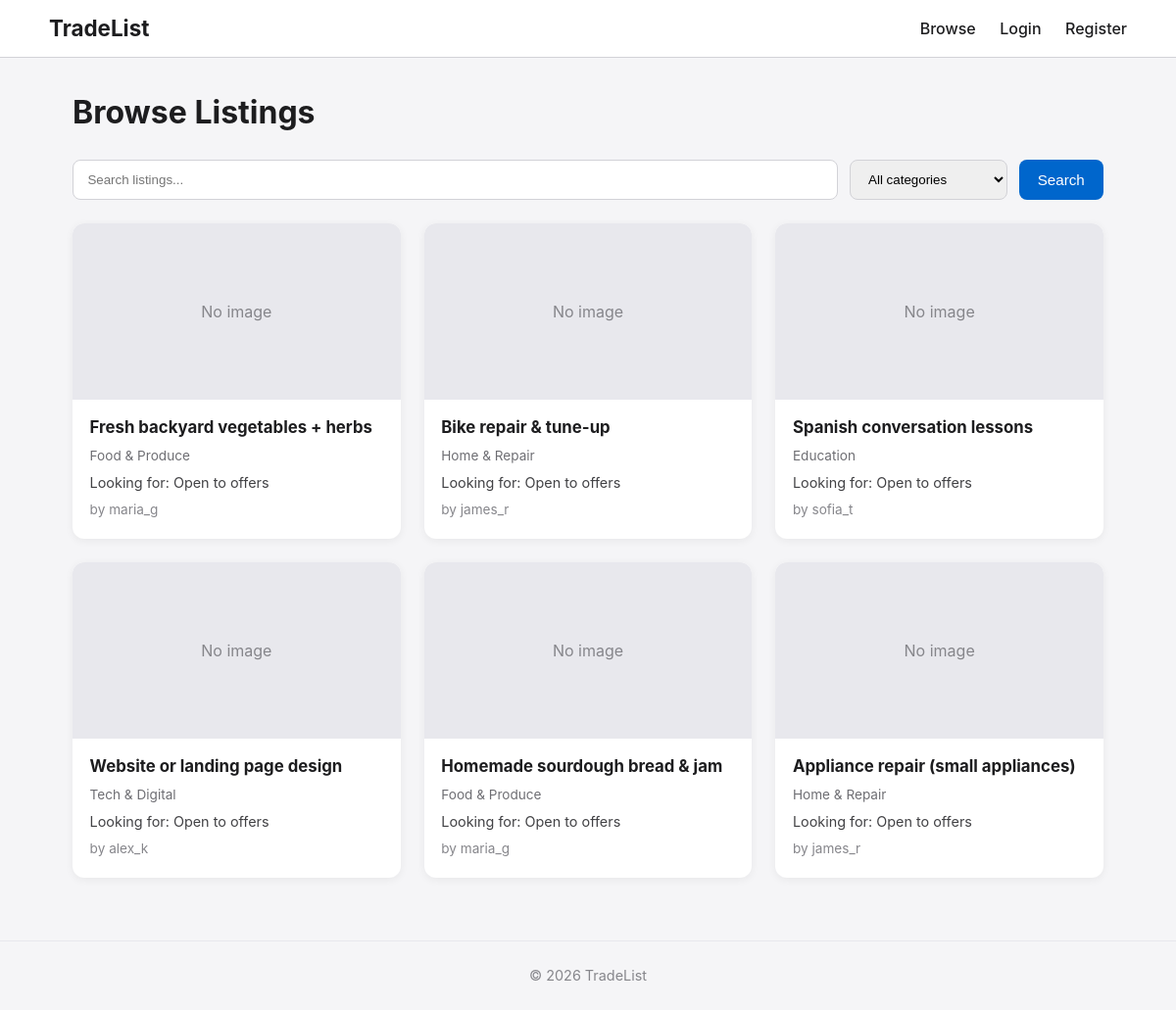
Screenshot of /browse with the database file from the repository.
### tables this page shows
CREATE TABLE listings (
            id INTEGER PRIMARY KEY AUTOINCREMENT,
            user_id INTEGER NOT NULL,
            title TEXT NOT NULL,
            description TEXT NOT NULL,
            listing_type TEXT NOT NULL,  -- 'service_for_goods' or 'goods_for_service'
            category TEXT,
            location TEXT,
            what_i_offer TEXT,
            what_i_want TEXT,
            status TEXT DEFAULT 'open',
            created_at TIMESTAMP DEFAULT CURRENT_TIMESTAMP,
            FOREIGN KEY (user_id) REFERENCES users (id)
        );

CREATE TABLE users (
            id INTEGER PRIMARY KEY AUTOINCREMENT,
            username TEXT UNIQUE NOT NULL,
            email TEXT UNIQUE NOT NULL,
            password_hash TEXT NOT NULL,
            location TEXT,
            bio TEXT,
            created_at TIMESTAMP DEFAULT CURRENT_TIMESTAMP
        );

### app.py (the view)
@app.route("/")
@app.route("/browse")
def browse():
    db = get_db()
    q = request.args.get("q", "").strip()
    category = request.args.get("category", "").strip()
    query = """
        SELECT listings.*, users.username
        FROM listings
        JOIN users ON listings.user_id = users.id
        WHERE 1=1
    """
    params = []
    if q:
        query += " AND (listings.title LIKE ? OR listings.description LIKE ?)"
        params.extend([f"%{q}%", f"%{q}%"])
    if category:
        query += " AND listings.category = ?"
        params.append(category)
    query += " ORDER BY listings.created_at DESC"
    listings = db.execute(query, params).fetchall()
    return render_template("browse.html", listings=listings, q=q, category=category)

### app.py (called while the page is built)
def get_db():
    db = getattr(g, "_database", None)
    if db is None:
        db = g._database = sqlite3.connect(DATABASE)
        db.row_factory = sqlite3.Row
    return db

@app.teardown_appcontext
def close_connection(exception):
    db = getattr(g, "_database", None)
    if db is not None:
        db.close()

@app.before_request
def load_logged_in_user():
    user_id = session.get("user_id")
    if user_id is None:
        g.user = None
    else:
        try:
            db = get_db()
            g.user = db.execute("SELECT * FROM users WHERE id = ?", (user_id,)).fetchone()
        except:
            g.user = None

### templates/browse.html (shortened to what this page needs)
{% extends "base.html" %}
{% block content %}
<div class="browse-header">
    <h1>Browse Listings</h1>
    <form method="get" style="margin: 1.5rem 0; display: flex; gap: 0.75rem; flex-wrap: wrap;">
        <input type="text" name="q" value="{{ q or '' }}" placeholder="Search listings..."
               style="flex: 1; min-width: 200px; padding: 0.7rem 0.9rem; border: 1px solid #d2d2d7; border-radius: 8px;">
        <select name="category" style="padding: 0.7rem 0.9rem; border: 1px solid #d2d2d7; border-radius: 8px;">
            <option value="">All categories</option>
        </select>
        <button type="submit" class="btn btn-primary">Search</button>
    </form>
</div>
{% if listings %}
    <div class="listings-grid">
        {% for listing in listings %}
            <article class="listing-card">
                <a href="{{ url_for('listing', listing_id=listing.id) }}">
                    {% if listing.image %}
                        <img src="{{ url_for('static', filename='uploads/' + listing.image) }}" alt="{{ listing.title }}">
                    {% else %}
                        <div style="height: 180px; background: #e8e8ed; display: flex; align-items: center; justify-content: center; color: #86868b;">
                            No image
                        </div>
                    {% endif %}
                </a>
                <div class="card-body">
                    <h3>
                        <a href="{{ url_for('listing', listing_id=listing.id) }}">{{ listing.title }}</a>
                    </h3>
                    <p class="category">{{ listing.category }}</p>
                    <p class="looking-for">Looking for: {{ listing.looking_for or 'Open to offers' }}</p>
                    <p style="font-size: 0.85rem; color: #86868b; margin-top: 0.4rem;">
                        by {{ listing.username }}
                    </p>
                </div>
            </article>
        {% endfor %}
    </div>
{% else %}
    <p class="empty">No listings yet. Be the first to create one!</p>
{% endif %}
{% endblock %}

### templates/base.html (shortened to what this page needs)
<!DOCTYPE html>
<html lang="en">
<head>
    <link rel="stylesheet" href="{{ url_for('static', filename='css/style.css') }}">
</head>
<body>
    <header class="site-header">
        <div class="header-inner">
            <a href="{{ url_for('browse') }}" class="logo">TradeList</a>
            <nav>
                <a href="{{ url_for('browse') }}">Browse</a>
                {% if g.user %}
                    <a href="{{ url_for('create') }}">Create</a>
                    <a href="{{ url_for('profile', username=g.user.username) }}">{{ g.user.username }}</a>
                    <a href="{{ url_for('logout') }}">Logout</a>
                {% else %}
                    <a href="{{ url_for('login') }}">Login</a>
                    <a href="{{ url_for('register') }}">Register</a>
                {% endif %}
            </nav>
        </div>
    </header>
    <main class="main-content">
        {% block content %}{% endblock %}
    </main>
    <footer class="site-footer">
        <p>&copy; 2026 TradeList</p>
    </footer>
</body>
</html>

### static/css/style.css (style rules this page uses)
* { margin: 0; padding: 0; box-sizing: border-box; }
body { font-family: -apple-system, BlinkMacSystemFont, "Segoe UI", Roboto, Helvetica, Arial, sans-serif; background-color: #f5f5f7; color: #1d1d1f; line-height: 1.5; min-height: 100vh; display: flex; flex-direction: column; }
a { color: #0066cc; text-decoration: none; }
.site-header { background: #fff; border-bottom: 1px solid #d2d2d7; padding: 0.75rem 1.5rem; position: sticky; top: 0; z-index: 100; }
.header-inner { max-width: 1100px; margin: 0 auto; display: flex; justify-content: space-between; align-items: center; }
.logo { font-size: 1.4rem; font-weight: 700; color: #1d1d1f; text-decoration: none; }
.site-header nav a { margin-left: 1.25rem; color: #1d1d1f; font-weight: 500; text-decoration: none; }
.main-content { flex: 1; max-width: 1100px; width: 100%; margin: 0 auto; padding: 2rem 1.5rem; }
.btn { display: inline-block; padding: 0.6rem 1.2rem; border-radius: 8px; font-weight: 500; font-size: 0.95rem; border: none; cursor: pointer; text-decoration: none; transition: background 0.15s; }
.btn-primary { background: #0066cc; color: white; }
.listings-grid { display: grid; grid-template-columns: repeat(auto-fill, minmax(260px, 1fr)); gap: 1.5rem; }
.listing-card { background: #fff; border-radius: 12px; overflow: hidden; box-shadow: 0 2px 8px rgba(0,0,0,0.06); transition: transform 0.15s, box-shadow 0.15s; }
.card-body { padding: 1rem 1.1rem 1.25rem; }
.card-body h3 { font-size: 1.05rem; margin-bottom: 0.35rem; }
.card-body h3 a { color: #1d1d1f; }
.category { font-size: 0.85rem; color: #6e6e73; text-transform: capitalize; }
.looking-for { font-size: 0.9rem; margin-top: 0.4rem; color: #424245; }
.site-footer { text-align: center; padding: 1.5rem; font-size: 0.9rem; color: #86868b; border-top: 1px solid #e8e8ed; margin-top: 2rem; }

### rows the page displays
listings: title "Fresh backyard vegetables + herbs", category "Food & Produce", looking_for "Open to offers", username "maria_g"
listings: title "Bike repair & tune-up", category "Home & Repair", looking_for "Open to offers", username "james_r"
listings: title "Spanish conversation lessons", category "Education", looking_for "Open to offers", username "sofia_t"
listings: title "Website or landing page design", category "Tech & Digital", looking_for "Open to offers", username "alex_k"
listings: title "Homemade sourdough bread & jam", category "Food & Produce", looking_for "Open to offers", username "maria_g"
listings: title "Appliance repair (small appliances)", category "Home & Repair", looking_for "Open to offers", username "james_r"
